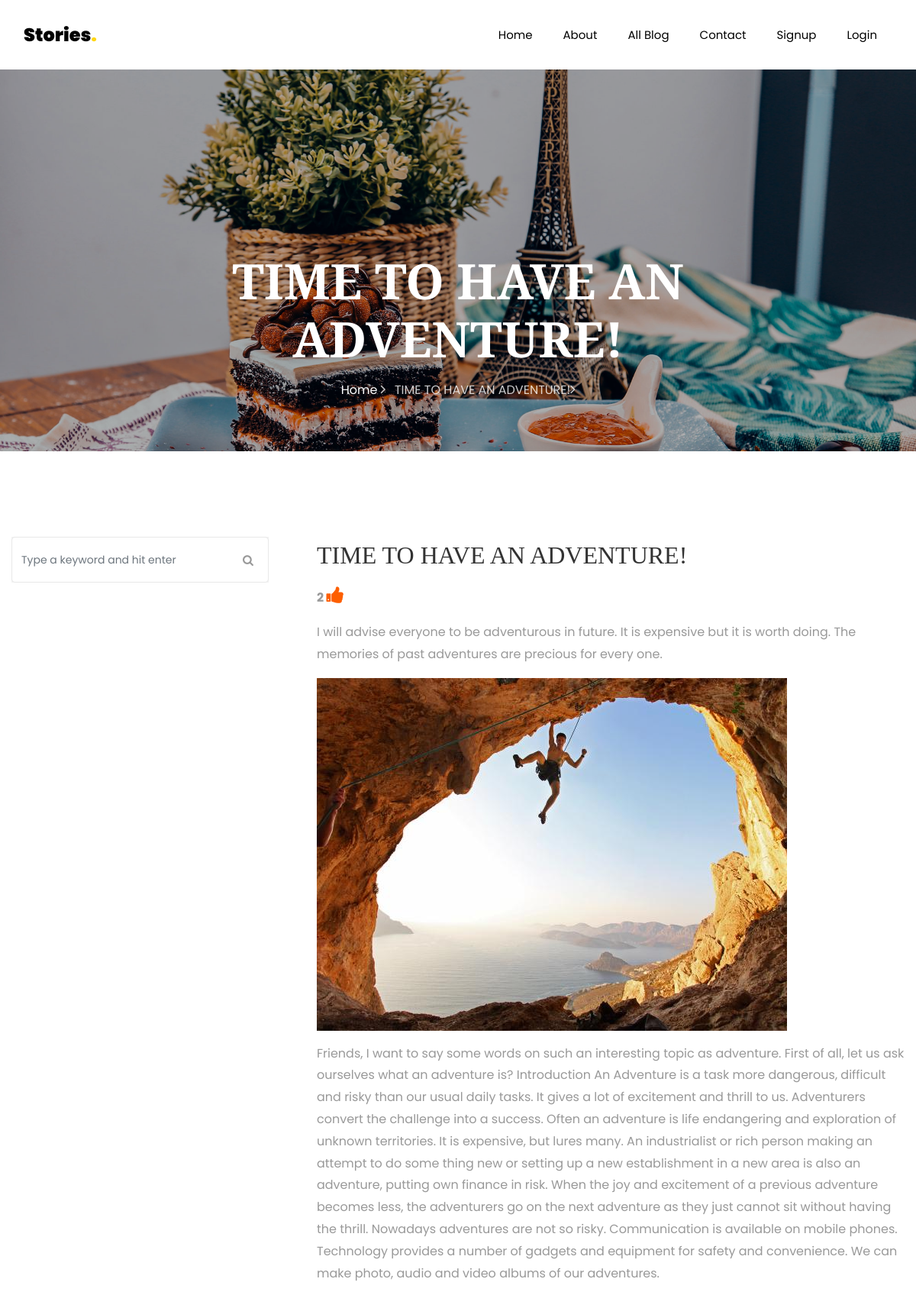
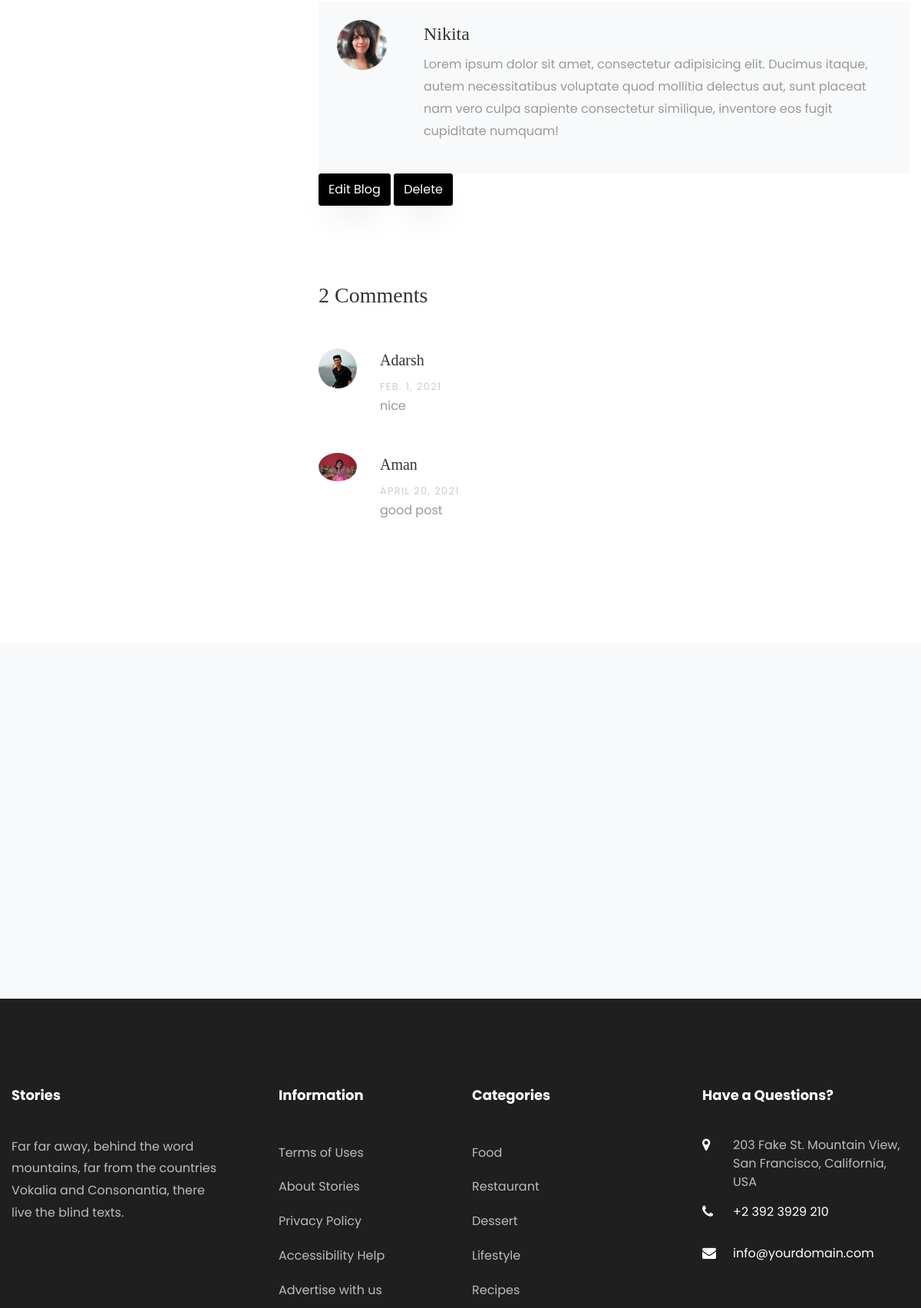
/blog_detail/5/ (upper part), run on the app's committed database (2 pictures, top to bottom).
### Blog/models.py (models this page shows, shortened)
class BlogModel(models.Model):
    usr = models.ForeignKey(User,on_delete=models.CASCADE,null=True)
    cat = models.ForeignKey(Category,on_delete=models.CASCADE,null=True)
    title = models.CharField(max_length=100,null=True)
    sdes = models.TextField(null=True)
    long_des = models.TextField(null=True)
    date = models.DateField(null=True)
    image = models.FileField(null=True)

class UserDetail(models.Model):
    usr = models.ForeignKey(User, on_delete=models.CASCADE, null=True)
    mobile = models.CharField(max_length=100,null=True)
    image = models.FileField(null=True)

class UserComment(models.Model):
    usr = models.ForeignKey(User,on_delete=models.CASCADE,null=True)
    blog = models.ForeignKey(BlogModel,on_delete=models.CASCADE,null=True)
    msg = models.TextField(null=True)
    date = models.DateField(null=True)

### Blog/views.py (the view)
# urls.py: path('blog_detail/<int:bid>/', Newblogdetail, name="bdetail"),
def Newblogdetail(request,bid):
    data = BlogModel.objects.get(id = bid)
    userdata = UserDetail.objects.filter(usr = data.usr).first()
    comments = UserComment.objects.filter(blog = data)
    n = comments.count()
    d = {"detail":data,"userdata":userdata,"count":n}
    return render(request,'newtemp/single.html',d)

### Blog/templates/newtemp/single.html (shortened to what this page needs)
{% extends 'newtemp/base.html' %}
{% load static %}
{% block body %}
<link rel="stylesheet" href="https://stackpath.bootstrapcdn.com/font-awesome/4.7.0/css/font-awesome.min.css">
    <section class="hero-wrap hero-wrap-2" style="background-image: url({% static 'images/bg_4.jpg' %});">
      <div class="overlay"></div>
      <div class="container">
        <div class="row no-gutters slider-text align-items-end justify-content-center">
          <div class="col-md-9 ftco-animate pb-5 text-center">
            <h1 class="mb-3 bread">{{ detail.title }}</h1>
            <p class="breadcrumbs"><span class="mr-2"><a href="{% url 'newhome' %}">Home <i class="ion-ios-arrow-forward"></i></a></span> <span>{{ detail.title }}<i class="ion-ios-arrow-forward"></i></span></p>
          </div>
        </div>
      </div>
    </section>
		<section class="ftco-section">
      <div class="container">
        <div class="row">
          <div class="col-lg-8 order-lg-last ftco-animate">
            <h2 class="mb-3">{{ detail.title }}
            </h2>
            <p><b>{{ detail.likeblog_set.count }} <a href="{% url 'like' detail.id %}"> <i class="fa fa-thumbs-up" style="font-size:25px;"></i></a></b>
            </p>
            <p>{{ detail.sdes }}</p>
            <p>
              <img src="{{ detail.image.url }}" alt="" class="img-fluid">
            </p>
            <p>{{ detail.long_des }}</p>
            <div class="about-author d-flex p-4 bg-light">
              <div class="bio mr-5">
                <img src="{{ userdata.image.url }}" alt="{{ detail.usr.first_name }}" width="200px;" height="200px;" class="img-fluid mb-4">
              </div>
              <div class="desc">
                <h3>{{ detail.usr.first_name }}</h3>
                <p>Lorem ipsum dolor sit amet, consectetur adipisicing elit. Ducimus itaque, autem necessitatibus voluptate quod mollitia delectus aut, sunt placeat nam vero culpa sapiente consectetur similique, inventore eos fugit cupiditate numquam!</p>
              </div>
            </div>
            <div>
                 <a href="{% url 'editb' detail.id  %}"><button class="btn btn-black py-2">Edit Blog</button></a>
                <a href="{% url 'delete_b' detail.id %}"><button class="btn btn-black py-2">Delete</button></a>
            </div>
            <div class="pt-5 mt-5">
              <h3 class="mb-5">{{ detail.usercomment_set.count }} Comments</h3>
              <ul class="comment-list">
                {% for i in detail.usercomment_set.all %}
                <li class="comment">
                  <div class="vcard bio">
                    <img src="{{ i.usr.userdetail_set.first.image.url }}" alt="Image placeholder">
                  </div>
                  <div class="comment-body">
                    <h3>{{ i.usr.first_name }}</h3>
                    <div class="meta">{{ i.date }}</div>
                    <p>{{ i.msg }}</p>
                  </div>
                </li>
                {% endfor %}
              </ul>
            </div>
          </div>
          <div class="col-lg-4 sidebar pr-lg-5 ftco-animate">
            <div class="sidebar-box">
              <form action="#" class="search-form">
                <div class="form-group">
                  <span class="icon icon-search"></span>
                  <input type="text" class="form-control" placeholder="Type a keyword and hit enter">
                </div>
              </form>
            </div>
          </div>
        </div>
      </div>
    </section>
{% endblock %}

### Blog/templates/newtemp/base.html (shortened to what this page needs)
<!DOCTYPE html>
<html lang="en">
  <head>
    {% load static %}
    <link rel="stylesheet" href="{% static 'css/open-iconic-bootstrap.min.css' %}">
    <link rel="stylesheet" href="{% static 'css/animate.css' %}">
    <link rel="stylesheet" href="{% static 'css/owl.carousel.min.css' %}">
    <link rel="stylesheet" href="{% static 'css/owl.theme.default.min.css' %}">
    <link rel="stylesheet" href="{% static 'css/magnific-popup.css' %}">
    <link rel="stylesheet" href="{% static 'css/aos.css' %}">
    <link rel="stylesheet" href="{% static 'css/ionicons.min.css' %}">
    <link rel="stylesheet" href="{% static 'css/flaticon.css' %}">
    <link rel="stylesheet" href="{% static 'css/icomoon.css' %}">
    <link rel="stylesheet" href="{% static 'css/style.css' %}">
  </head>
  <body>
	  <nav class="navbar navbar-expand-lg navbar-dark bg-dark ftco-navbar-light" id="ftco-navbar">
	    <div class="container">
	      <a class="navbar-brand" href="">Stories<span>.</span></a>
	      <div class="collapse navbar-collapse" id="ftco-nav">
	        <ul class="navbar-nav ml-auto">
	          <li class="nav-item"><a href="{% url 'newhome' %}" class="nav-link">Home</a></li>
	          <li class="nav-item"><a href="{% url 'about' %}" class="nav-link">About</a></li>
	          <li class="nav-item"><a href="{% url 'blogs' %}" class="nav-link">All Blog</a></li>
              <li class="nav-item"><a href="{% url 'contact' %}" class="nav-link">Contact</a></li>
              {% if not request.user.is_authenticated %}
	          <li class="nav-item"><a href="{% url 'signup' %}" class="nav-link">Signup</a></li>
	          <li class="nav-item"><a href="{% url 'login' %}" class="nav-link">Login</a></li>
	        {% else %}
              <li class="nav-item"><a href="{% url 'upanel' %}" class="nav-link">User Panel</a></li>
              <li class="nav-item"><a href="{% url 'logout' %}" class="nav-link">Logout</a></li>
             {% endif %}
            </ul>
	      </div>
	    </div>
	  </nav>
  {% block body %}
  {% endblock %}
		<section class="ftco-subscribe ftco-section bg-light">
      <div class="overlay">
        <div class="container">
          <div class="row d-flex justify-content-center">
          </div>
        </div>
      </div>
    </section>
    <footer class="ftco-footer ftco-footer-2 ftco-section">
      <div class="container">
        <div class="row mb-5">
          <div class="col-md">
            <div class="ftco-footer-widget mb-4">
              <h2 class="ftco-heading-2">Stories</h2>
              <p>Far far away, behind the word mountains, far from the countries Vokalia and Consonantia, there live the blind texts.</p>
              <ul class="ftco-footer-social list-unstyled float-md-left float-lft mt-5">
              </ul>
            </div>
          </div>
          <div class="col-md">
            <div class="ftco-footer-widget mb-4 ml-md-5">
              <h2 class="ftco-heading-2">Information</h2>
              <ul class="list-unstyled">
                <li><a href="#" class="py-2 d-block">Terms of Uses</a></li>
                <li><a href="#" class="py-2 d-block">About Stories</a></li>
                <li><a href="#" class="py-2 d-block">Privacy Policy</a></li>
                <li><a href="#" class="py-2 d-block">Accessibility Help</a></li>
                <li><a href="#" class="py-2 d-block">Advertise with us</a></li>
              </ul>
            </div>
          </div>
          <div class="col-md">
             <div class="ftco-footer-widget mb-4">
              <h2 class="ftco-heading-2">Categories</h2>
              <ul class="list-unstyled">
                <li><a href="#" class="py-2 d-block">Food</a></li>
                <li><a href="#" class="py-2 d-block">Restaurant</a></li>
                <li><a href="#" class="py-2 d-block">Dessert</a></li>
                <li><a href="#" class="py-2 d-block">Lifestyle</a></li>
                <li><a href="#" class="py-2 d-block">Recipes</a></li>
              </ul>
            </div>
          </div>
          <div class="col-md">
            <div class="ftco-footer-widget mb-4">
            	<h2 class="ftco-heading-2">Have a Questions?</h2>
            	<div class="block-23 mb-3">
	              <ul>
	                <li><span class="icon icon-map-marker"></span><span class="text">203 Fake St. Mountain View, San Francisco, California, USA</span></li>
	                <li><a href="#"><span class="icon icon-phone"></span><span class="text">+2 392 3929 210</span></a></li>
	                <li><a href="#"><span class="icon icon-envelope"></span><span class="text">info@yourdomain.com</span></a></li>
	              </ul>
	            </div>
            </div>
          </div>
        </div>
      </div>
    </footer>
  </body>
</html>

### Blog/static/css/icomoon.css (style rules this page uses)
[class^="icon-"], [class*=" icon-"] { font-family: 'icomoon' !important; speak: none; font-style: normal; font-weight: normal; font-variant: normal; text-transform: none; line-height: 1; -webkit-font-smoothing: antialiased; -moz-osx-font-smoothing: grayscale; }
.icon-search:before { content: "\f002"; }
.icon-map-marker:before { content: "\f041"; }
.icon-phone:before { content: "\f095"; }
.icon-envelope:before { content: "\f0e0"; }

### data on the page
BlogModel: title "TIME TO HAVE AN ADVENTURE!", likeblog_set.count "2", sdes "I will advise everyone to be adventurous in future. It is expensive but it is worth doing. The memories of past adventures are precious for every one.", image (picture), long_des "Friends, I want to say some words on such an interesting topic as adventure. First of all, let us ask ourselves what an adventure is? Introduction An Adventure is a task more dangerous, difficult and risky than our usual daily tasks. It gives a lot of excitement and thrill to us. Adventurers convert the challenge into a success. Often an adventure is life endangering and exploration of unknown territories. It is expensive, but lures many. An industrialist or rich person making an attempt to do some thing new or setting up a new establishment in a new area is also an adventure, putting own finance in risk. When the joy and excitement of a previous adventure becomes less, the adventurers go…", usr.first_name "Nikita", usercomment_set.count "2"
UserDetail: image (picture)
UserComment: usr.userdetail_set.first.image (picture), usr.first_name "Adarsh", date "FEB. 1, 2021", msg "nice"
UserComment: usr.userdetail_set.first.image (picture), usr.first_name "Aman", date "APRIL 20, 2021", msg "good post"
